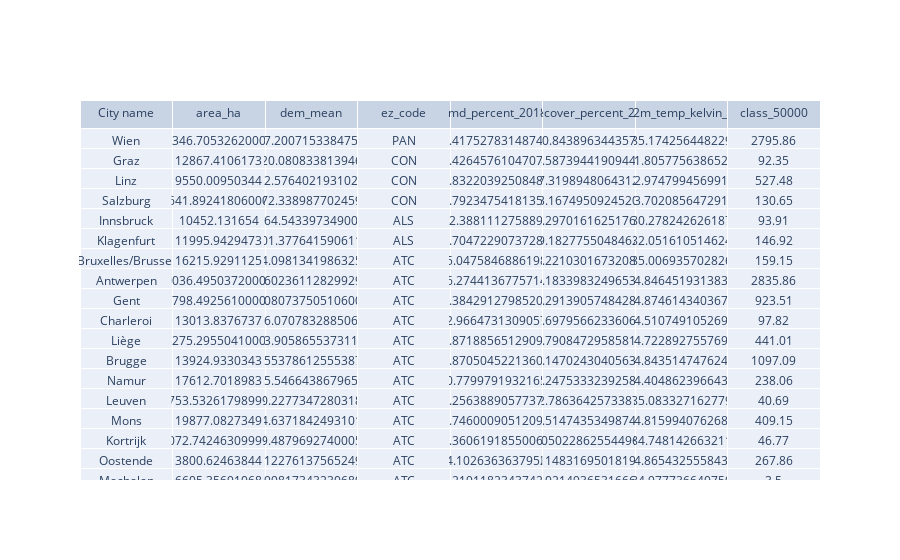

Write notebook code for a chart like this one.
### Code cell
#TODO improve table
#TODO add link to data viz

fig = go.Figure(data=[go.Table(
    header=dict(values=["City name", "area_ha", "dem_mean", "ez_code", "imd_percent_2018", "treecover_percent_2018", "avg_2m_temp_kelvin_2018", "class_50000"]),
    cells=dict(values=[df.urau_name, df.city_area_ha, df.dem_mean, df.ez_code, df.imd_percent_2018, df.treecover_percent_2018, df.avg_2m_temp_kelvin_2018, df.class_50000]))
])

print(f'There are {df.shape[0]} cities and {df.shape[1]} features')
fig.show()

### Figure 1 — Plotly figure (JSON) as saved in the notebook; plotly's stock layout.template omitted (floating-point values rounded to 4 significant figures; data arrays with more than 128 entries replaced by an {"elided": "..."} marker saying what was removed)
{"data": [{"cells": {"values": {"elided": "8x729 mixed values"}}, "header": {"values": ["City name", "area_ha", "dem_mean", "ez_code", "imd_percent_2018", "treecover_percent_2018", "avg_2m_temp_kelvin_2018", "class_50000"]}, "type": "table"}], "layout": {}}
